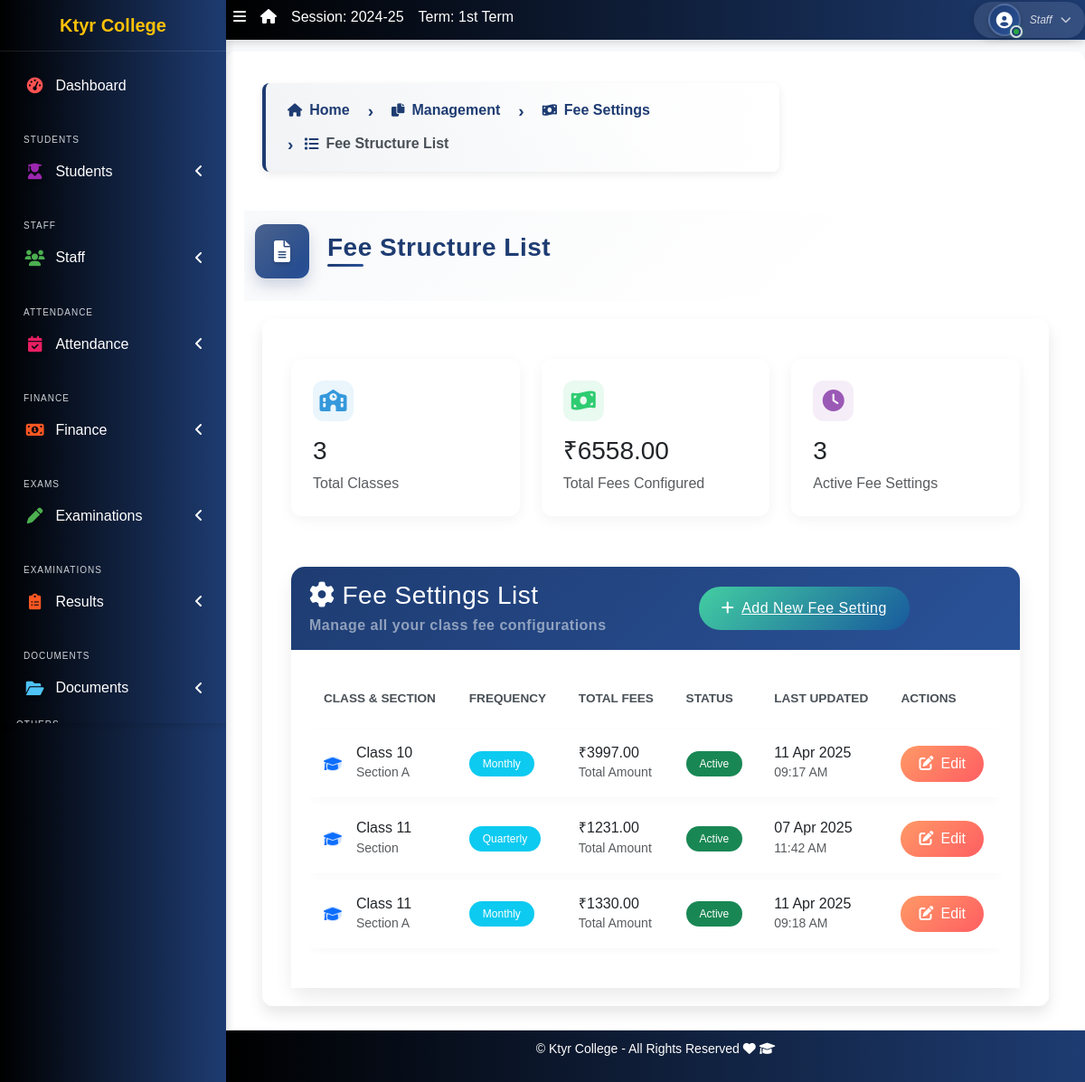
/fees/settings/list/, run on an earlier commit of the app's database.
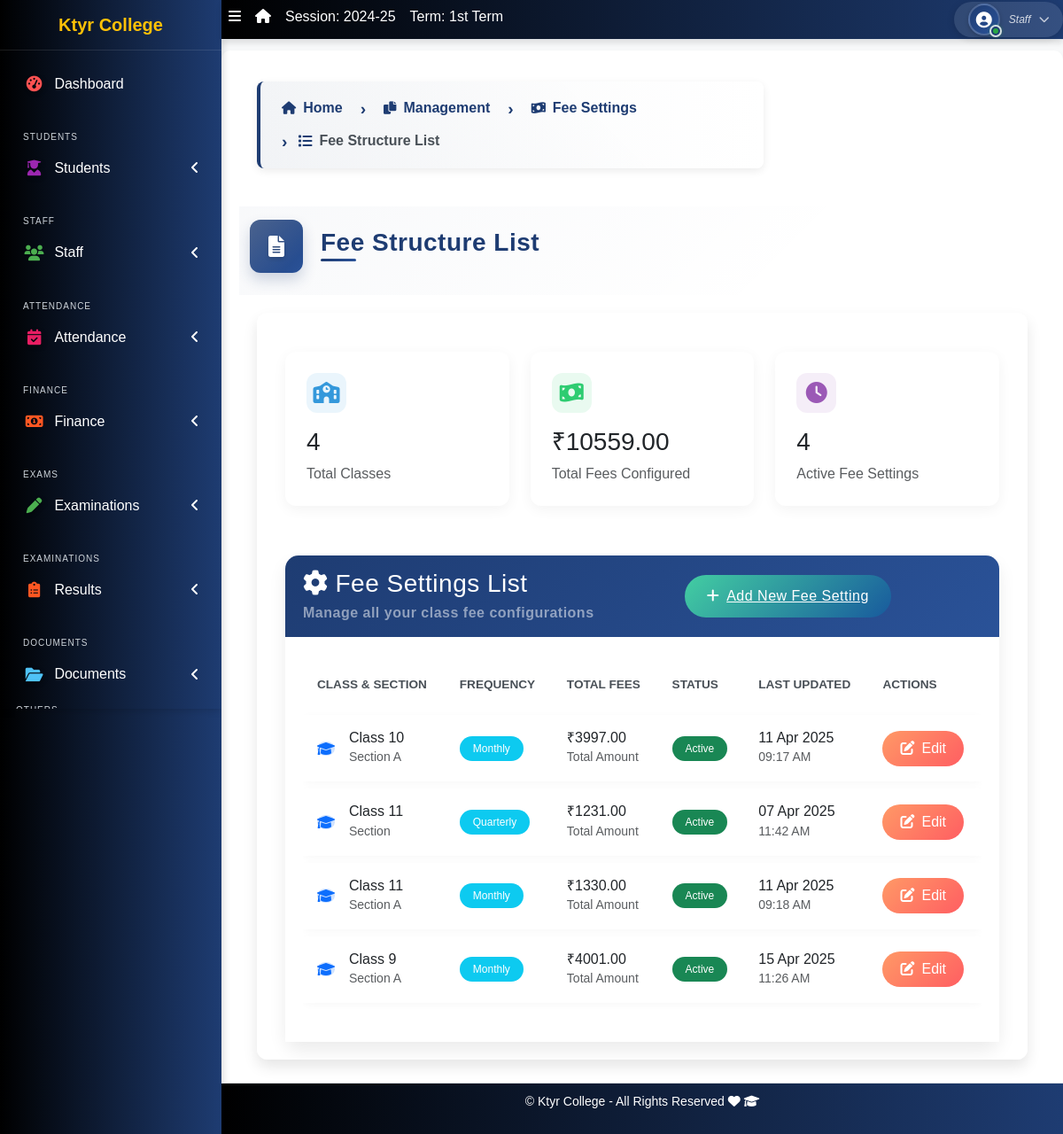
And on a later commit of the database.
### apps/corecode/models.py (models this page shows, shortened)
class FeeSettings(models.Model):
    class_name = models.ForeignKey('StudentClass', on_delete=models.CASCADE)
    section = models.CharField(max_length=20)
    frequency = models.CharField(max_length=20)
    created_at = models.DateTimeField(auto_now_add=True)
    updated_at = models.DateTimeField(auto_now=True)
    class Meta:
        unique_together = ['class_name', 'section']
    def get_total_fees(self):
        return sum(fee.amount - fee.discount for fee in self.fees.all())

class StudentClass(models.Model):
    name = models.CharField(max_length=200, unique=True)
    class Meta:
        verbose_name = "Class"
        verbose_name_plural = "Classes"
        ordering = ["name"]
    def __str__(self):
        return self.name

class FeeStructure(models.Model):
    fee_settings = models.ForeignKey(FeeSettings, on_delete=models.CASCADE, related_name='fees')
    fee_type = models.CharField(max_length=100)
    amount = models.DecimalField(max_digits=10, decimal_places=2)
    due_date = models.DateField()
    late_fee = models.DecimalField(max_digits=10, decimal_places=2, default=0)
    discount = models.DecimalField(max_digits=10, decimal_places=2, default=0)

### apps/corecode/views.py (the view)
# urls.py: path('fees/settings/list/', views.fee_settings_list, name='fee_settings_list'),
def fee_settings_list(request):
    fee_settings_list = FeeSettings.objects.all().order_by('class_name', 'section')
    total_classes = fee_settings_list.count()
    total_fees = sum(setting.get_total_fees() for setting in fee_settings_list)
    active_settings = fee_settings_list.count()  # Assuming all settings are active
    context = {
        'fee_settings_list': fee_settings_list,
        'total_classes': total_classes,
        'total_fees': total_fees,
        'active_settings': active_settings,
    }
    return render(request, 'corecode/fee_settings_list.html', context)

### apps/corecode/context_processors.py (called while the page is built)
def site_defaults(request):
    current_session = AcademicSession.objects.get(current=True)
    current_term = AcademicTerm.objects.get(current=True)
    vals = SiteConfig.objects.all()
    contexts = {
        "current_session": current_session.name,
        "current_term": current_term.name,
    }
    for val in vals:
        contexts[val.key] = val.value
    return contexts

def global_college_profile(request):
    try:
        profile = CollegeProfileModel.objects.first()
    except CollegeProfileModel.DoesNotExist:
        profile = None
    return {'profile': profile}

### apps/corecode/templates/corecode/fee_settings_list.html (shortened to what the changed rows need)
{% extends "base.html" %}
{% load static %}
{% block title %}Fee Structure List{% endblock title %}
{% block content %}
<div class="container mt-4">
    <div class="row mb-4">
        <div class="col-md-4">
            <div class="stats-card">
                <div class="stats-icon" style="background: rgba(52, 152, 219, 0.1); color: #3498db;">
                    <i class="fas fa-school"></i>
                </div>
                <h3>{{ total_classes }}</h3>
                <p class="text-muted mb-0">Total Classes</p>
            </div>
        </div>
        <div class="col-md-4">
            <div class="stats-card">
                <div class="stats-icon" style="background: rgba(46, 204, 113, 0.1); color: #2ecc71;">
                    <i class="fas fa-money-bill-wave"></i>
                </div>
                <h3>₹{{ total_fees|floatformat:2 }}</h3>
                <p class="text-muted mb-0">Total Fees Configured</p>
            </div>
        </div>
        <div class="col-md-4">
            <div class="stats-card">
                <div class="stats-icon" style="background: rgba(155, 89, 182, 0.1); color: #9b59b6;">
                    <i class="fas fa-clock"></i>
                </div>
                <h3>{{ active_settings }}</h3>
                <p class="text-muted mb-0">Active Fee Settings</p>
            </div>
        </div>
    </div>
    <div class="fee-card">
        <div class="card-body p-4">
            {% if fee_settings_list %}
            <div class="table-responsive">
                <table class="table table-custom">
                    <thead>
                        <tr>
                            <th>CLASS & SECTION</th>
                            <th>FREQUENCY</th>
                            <th>TOTAL FEES</th>
                            <th>STATUS</th>
                            <th>LAST UPDATED</th>
                            <th>ACTIONS</th>
                        </tr>
                    </thead>
                    <tbody>
                        {% for setting in fee_settings_list %}
                        <tr>
                            <td>
                                <div class="d-flex align-items-center">
                                    <div class="avatar-sm bg-primary-subtle rounded-circle me-3 d-flex align-items-center justify-content-center">
                                        <i class="fas fa-graduation-cap text-primary"></i>
                                    </div>
                                    <div>
                                        <h6 class="mb-0">Class {{ setting.class_name }}</h6>
                                        <small class="text-muted">Section {{ setting.section }}</small>
                                    </div>
                                </div>
                            </td>
                            <td>
                                <span class="badge badge-custom bg-info">{{ setting.frequency }}</span>
                            </td>
                            <td>
                                <h6 class="mb-0">₹{{ setting.get_total_fees|floatformat:2 }}</h6>
                                <small class="text-muted">Total Amount</small>
                            </td>
                            <td>
                                <span class="badge badge-custom bg-success">Active</span>
                            </td>
                            <td>
                                <div>
                                    <h6 class="mb-0">{{ setting.updated_at|date:"d M Y" }}</h6>
                                    <small class="text-muted">{{ setting.updated_at|time:"H:i A" }}</small>
                                </div>
                            </td>
                            <td>
                                <a href="{% url 'fee_settings' %}?class_name={{ setting.class_name.id }}&section={{ setting.section }}"
                                   class="btn btn-edit">
                                    <i class="fas fa-edit me-2"></i>Edit
                                </a>
                            </td>
                        </tr>
                        {% endfor %}
                    </tbody>
                </table>
            </div>
            {% endif %}
        </div>
    </div>
</div>
{% endblock %}

What changed in the data, as far as the page shows it:
added FeeSettings: class_name "9", section "A", frequency "Monthly", get_total_fees "4001.00", updated_at "15 Apr 2025", updated_at "11:26 AM"
Also different on the page:
{{ total_classes }}: "3" → "4"
{{ total_fees|floatformat:2 }}: "6558.00" → "10559.00"
{{ active_settings }}: "3" → "4"
